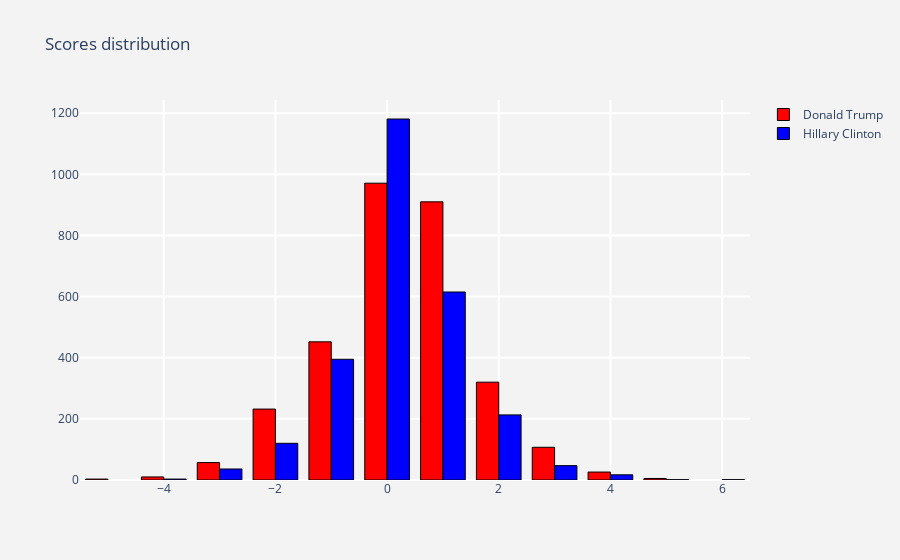

The cell this chart's notebook holds for it:
### Code cell
score_dist = tweets[tweets["is_retweet"] ==
                    False].groupby("handle")["score"].value_counts().to_frame()
score_dist.columns = ["count"]
score_dist = score_dist.reset_index().sort_values(by = "score",ascending = False)

trace = go.Bar(x = score_dist[score_dist["handle"] == "realDonaldTrump"]["score"],
               y = score_dist[score_dist["handle"] == "realDonaldTrump"]["count"],
               marker = dict(line = dict(width = 1,color = "black"),
                             color = "red"),name = "Donald Trump"
              )

trace1 = go.Bar(x = score_dist[score_dist["handle"] == "HillaryClinton"]["score"],
                y = score_dist[score_dist["handle"] == "HillaryClinton"]["count"],
                marker = dict(line = dict(width = 1,color = "black"),
                             color = "blue"),name = "Hillary Clinton"
              )
layout = go.Layout(dict(title = "Scores distribution",
                        plot_bgcolor  = "rgb(243,243,243)",
                        paper_bgcolor = "rgb(243,243,243)",
                        xaxis = dict(gridcolor = 'rgb(255, 255, 255)',
                                     gridwidth = 2),
                        yaxis = dict(gridcolor = 'rgb(255, 255, 255)',
                                     gridwidth = 2),
                        )
                  )
fig = go.Figure(data = [trace,trace1],layout = layout)
py.iplot(fig)

### Figure 1 — Plotly figure (JSON) as saved in the notebook; plotly's stock layout.template omitted (floating-point values rounded to 4 significant figures)
{"data": [{"marker": {"color": "red", "line": {"color": "black", "width": 1}}, "name": "Donald Trump", "type": "bar", "x": [5, 4, 3, 2, 1, 0, -1, -2, -3, -4, -5], "y": [5, 26, 107, 320, 910, 971, 452, 232, 57, 10, 3]}, {"marker": {"color": "blue", "line": {"color": "black", "width": 1}}, "name": "Hillary Clinton", "type": "bar", "x": [6, 5, 4, 3, 2, 1, 0, -1, -2, -3, -4], "y": [1, 1, 17, 47, 213, 615, 1181, 395, 120, 36, 3]}], "layout": {"paper_bgcolor": "rgb(243,243,243)", "plot_bgcolor": "rgb(243,243,243)", "title": {"text": "Scores distribution"}, "xaxis": {"gridcolor": "rgb(255, 255, 255)", "gridwidth": 2}, "yaxis": {"gridcolor": "rgb(255, 255, 255)", "gridwidth": 2}}}
